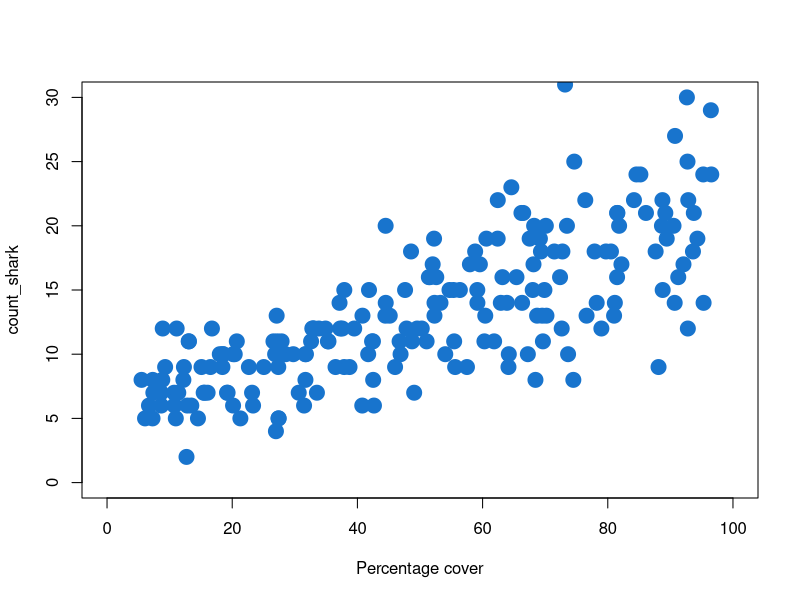
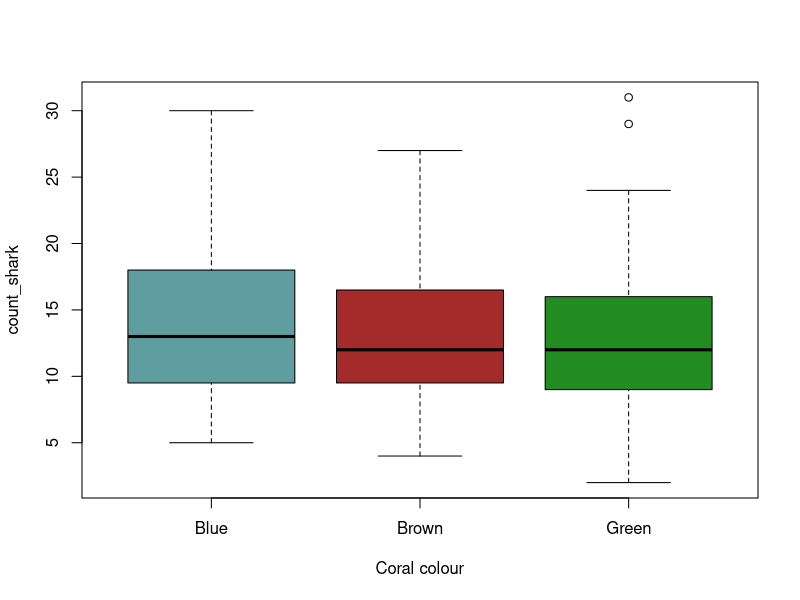
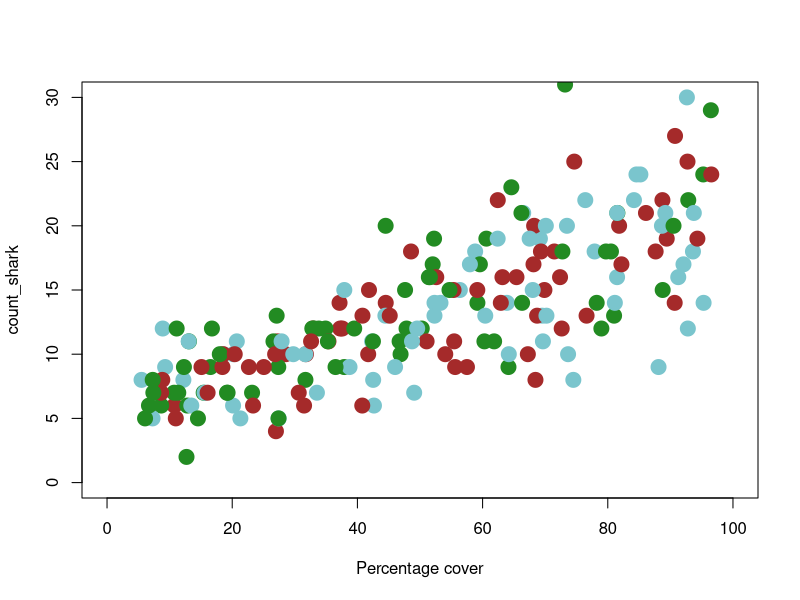
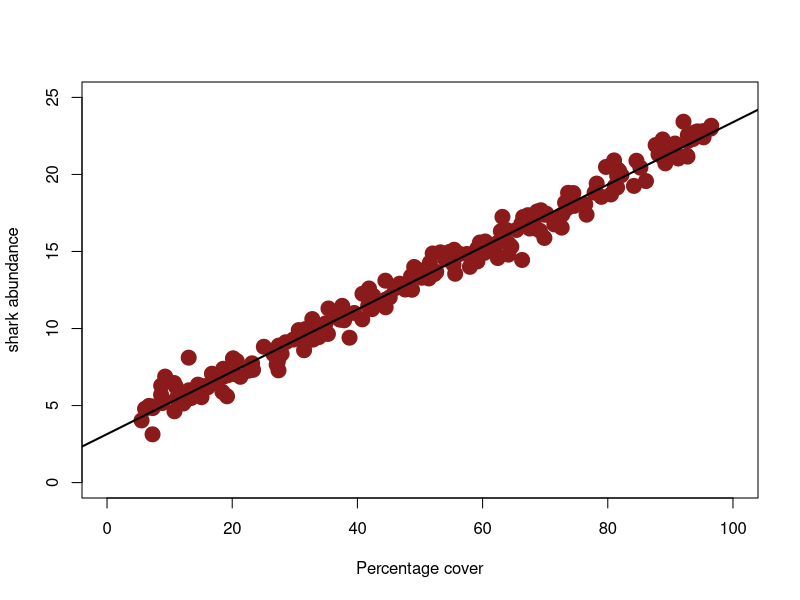
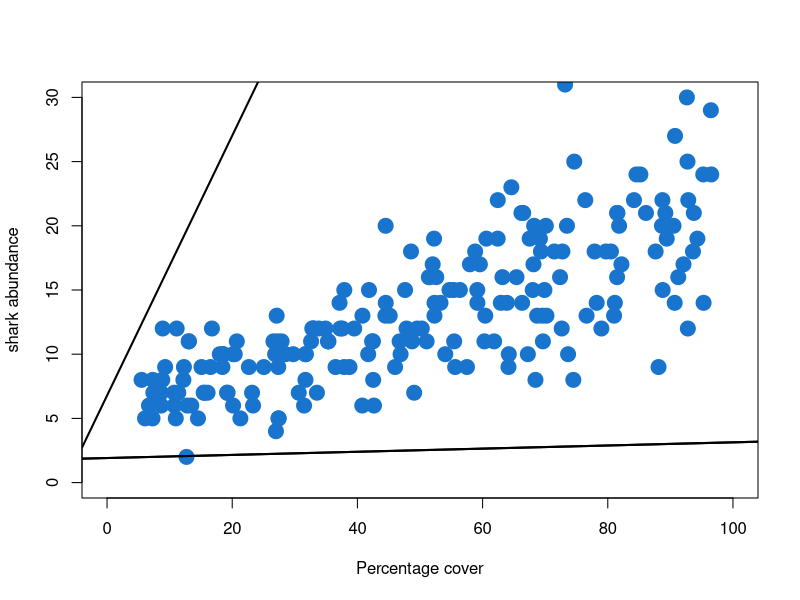
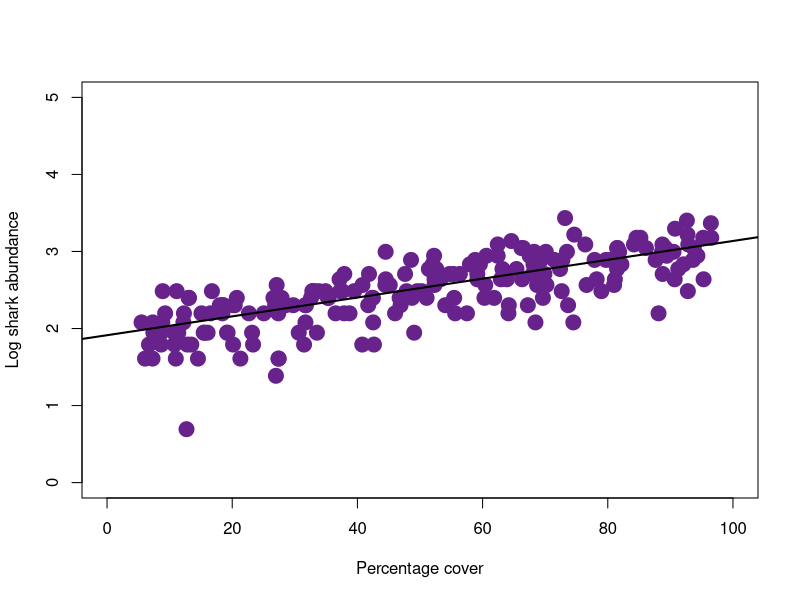
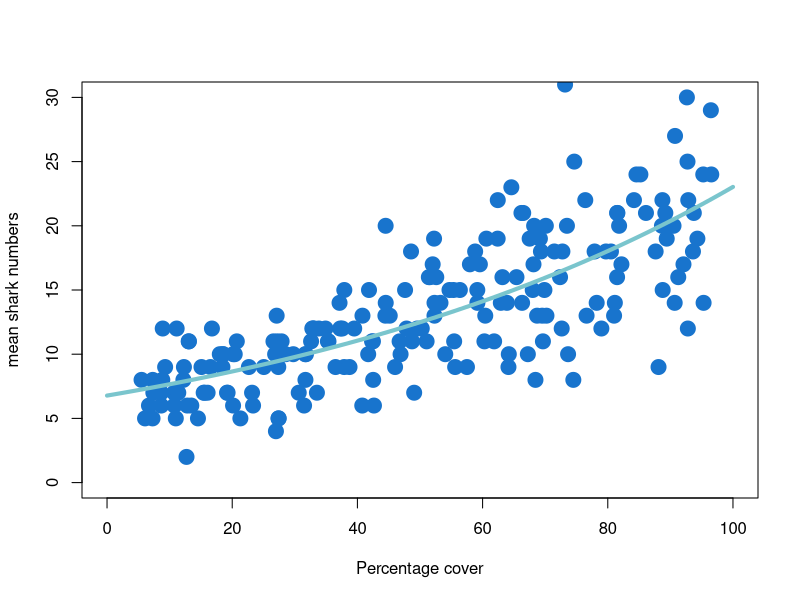
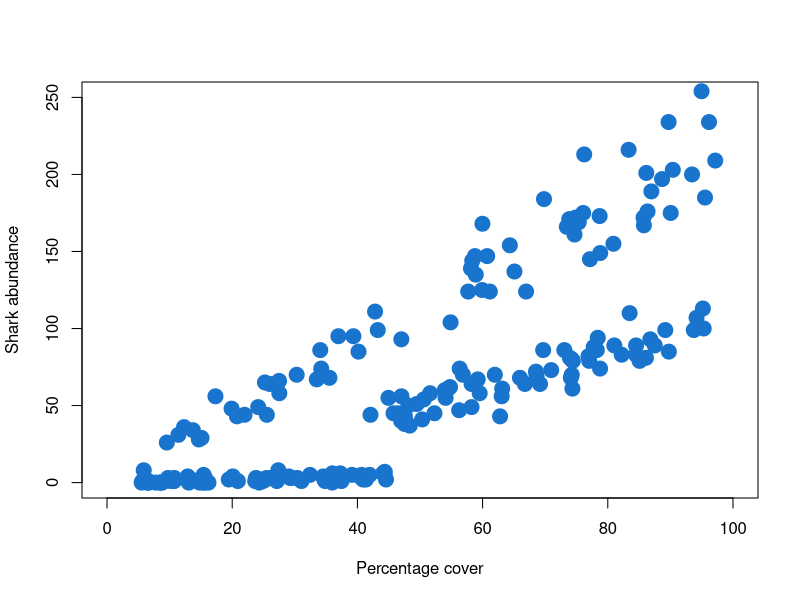

R code for these plots, in order:


#######################################################################################
#         Don't stare into the abyss - understanding what our models tell us          #
#            Neil Burns © 2022 - 23                                                   #
#######################################################################################


######################################################
#####           1. Script set up                 #####
######################################################

# clear everything in R session memory
rm(list=ls())

#library('gamm4') 
#library('lme4')
library('MASS')
#library('rethinking')

########################################################
#####           2. Example 1, Sharks and coral      ####
########################################################

#### normally you would gather the data in the field and bring it into R in a .csv file as above #####
### developing modeled, toy examples like the one below means we know exactly what we should get back
### so we can test our models to see if they are doing what we expect them to do


set.seed(67) ## makes sure we all generate the same set of numbers every time

samps<- 201

perc_cov<- runif(samps, 5, 98)
cor_col<- rep(c('Brown', 'Blue', 'Green'), length.out=samps)

shark_perH<- rnorm(samps, mean=perc_cov*(runif(1, 0.1, 0.3)), sd=rnorm(1, 0.7, 0.01))+ rpois(1,5)

count_shark<- rpois(samps, lambda = perc_cov*(runif(1, 0.01, 0.2))+ rpois(1,5))


dat<- data.frame('perc_cov'=as.numeric(perc_cov), 'count_shark'=as.integer(count_shark), 'shark_per_h'=as.numeric(shark_perH), 
                 'cor_col'=as.factor(cor_col))



####################################
### Understand your data        ####
####################################  

head(dat)
str(dat)
summary(dat)

plot(count_shark~ perc_cov, data=dat,  xlim=c(0,100), ylim=c(0,30), pch=19, col='dodgerblue3',
     cex=2, xlab='Percentage cover', ylab='count_shark')

plot(dat$cor_col, dat$count_shark, xlab='Coral colour', ylab='count_shark', col=c('cadetblue','brown','forestgreen'))

cols=c('cadetblue3','brown','forestgreen')
plot(count_shark~ perc_cov, data=dat,  xlim=c(0,100), ylim=c(0,30), pch=19, col=cols[dat$cor_col],
     cex=2, xlab='Percentage cover', ylab='count_shark')


##################################
### Model selection           ####
################################## 

mod1.p<- glm(count_shark ~ perc_cov + cor_col + perc_cov:cor_col, 
           data=dat, family=poisson(link = "log"))

mod2.p<- glm(count_shark~ perc_cov + cor_col, data=dat, family=poisson(link = "log")) 
### NB be explicit about link function - for teaching bit below

AIC(mod1.p, mod2.p)

summary(mod2.p)

mod3.p<- glm(count_shark~ perc_cov, data=dat, family=poisson(link = "log"))

AIC(mod2.p,mod3.p)

summary(mod3.p)


mod_null.p<- glm(count_shark ~ 1, data=dat, family=poisson(link = "log"))

AIC(mod3.p, mod_null.p)


###################################
### Understand the model       ####
################################### 



##### if it is a Gaussian
mod3<- glm(shark_per_h~ perc_cov, data=dat, family=gaussian)


plot(shark_per_h~ perc_cov, data=dat,  xlim=c(0,100), ylim=c(0,25), pch=19, col='firebrick4',
     cex=2, xlab='Percentage cover', ylab='shark abundance')

abline(mod3, lwd=2)



#### but its Poisson
plot(count_shark~ perc_cov, data=dat,  xlim=c(0,100), ylim=c(0,30), pch=19, col='dodgerblue3',
     cex=2, xlab='Percentage cover', ylab='shark abundance')
summary(mod3.p)
coef(mod3.p)

abline(mod3.p, lwd=2, untf=F)

intercept<- (coef(mod3.p)[[1]])
slope<- (coef(mod3.p)[[2]])

abline(a=intercept, b=slope, lwd=2)


intercept<- exp(coef(mod3.p)[[1]])
slope<- exp(coef(mod3.p)[[2]])


abline(a=intercept, b=slope, lwd=2, untf=T)



plot(log(count_shark)~ perc_cov, data=dat,  xlim=c(0,100), ylim=c(0,5), pch=19, col='darkorchid4',
     cex=2, xlab='Percentage cover', ylab='Log shark abundance')

abline(mod3.p, lwd=2, untf=F)

##### A better solution which always works is to predict from the model, within the data range

Neils_new_dat<- data.frame(perc_cov= c(0:100))
head(Neils_new_dat)

preds<- predict(mod3.p, newdata = Neils_new_dat, type='response' )


plot(count_shark~ perc_cov, data=dat,  xlim=c(0,100), ylim=c(0,30), pch=19, col='dodgerblue3',
     cex=2, xlab='Percentage cover', ylab='mean shark numbers')

lines(Neils_new_dat$perc_cov,  preds, lwd=4, col='cadetblue3')

                         


###############################################################
#####           3. Example 2, Sharks and coral, again      ####
###############################################################

set.seed(666)

samps.b<- 201/3
perc_cov<-NA
perc_cov1<- runif(samps.b, 5, 45)
perc_cov2<- runif(samps.b, 5, 98)
perc_cov3<- runif(samps.b, 42, 98)
perc_cov<- c(perc_cov1,perc_cov2,perc_cov3)


cor_col<- rep(c('Brown', 'Blue', 'Green'), each=samps.b)
sharks<- NA
for(i in 1:samps.b){
    sharks[i]<- rpois(1, lambda = perc_cov[i]*(runif(1, 0.09, 0.1)))
}
for(j in 68:(69+samps.b)){
    sharks[j]<- rpois(1, lambda = perc_cov[j]*(runif(1, 2, 2.51)))
}
for(k in (69+samps.b):201){
    sharks[k]<- rpois(1, lambda = perc_cov[k]*(runif(1, 1, 1.1)))
}

dat2 <- data.frame(perc_cov, cor_col=as.factor(cor_col), sharks=sharks)


####################################
### Understand your data 2      ####
####################################  

head(dat2)
str(dat2)


plot(sharks~ perc_cov, data=dat2,  xlim=c(0,100), ylim=c(0,250), pch=19, col='dodgerblue3',
     cex=2, xlab='Percentage cover', ylab='Shark abundance')

plot(dat2$cor_col, dat2$sharks, xlab='Coral colour', ylab='Shark abundance', col=c('cadetblue','brown','forestgreen'))

cols=c('cadetblue3','brown','forestgreen')
plot(sharks~ perc_cov, data=dat2,  xlim=c(0,100), ylim=c(0,250), pch=19, col=cols[dat2$cor_col],
     cex=2, xlab='Percentage cover', ylab='Shark abundance')


##################################
### Model selection 2         ####
################################## 



mod1.p<- glm(sharks ~ perc_cov + cor_col + perc_cov:cor_col, 
             data=dat2, family=poisson)

mod2.p<- glm(sharks~ perc_cov + cor_col, data=dat2, family=poisson)

AIC(mod1.p, mod2.p)

summary(mod1.p)

    #########################################
    # Discuss counterfactuals for factors  ##
    #########################################


#################################################
### Use prediction to understand the model   ####
################################################# 


Neils_new_dat2<- data.frame(expand.grid(cor_col=levels(dat$cor_col), perc_cov= c(0:100)))

head(Neils_new_dat2)

preds.eg<- predict(mod1.p, newdata = Neils_new_dat2, type='response' )
head(preds.eg)

################ adding error/confidence intervals ####################

preds<- data.frame(predict(mod1.p, newdata = Neils_new_dat2, type='response', se.fit = TRUE ))
head(preds)

# make upper and lower CI
up<- preds$fit+(preds$se.fit*1.96)
lo<- preds$fit-(preds$se.fit*1.96)


## attach all the data - makes it easier to do graphing later
pred.dat<- cbind(preds, up, lo, Neils_new_dat2)
head(pred.dat)


###################################################################################################################
#### Counterfactual effect of coral cover on shark abundance in the three different coral colour scenarios   ######
###################################################################################################################


blues<- subset(pred.dat, pred.dat$cor_col=='Blue')
browns<- subset(pred.dat, pred.dat$cor_col=='Brown')
greens<- subset(pred.dat, pred.dat$cor_col=='Green')


plot(fit~perc_cov, data=blues, type='n', xlim=c(0,100), ylim=c(0,250), ylab='Counterfactual shark abundance', xlab= 'Manipulated coral percentage cover')

lines(fit~perc_cov, data=blues, type='l', col='cadetblue3', lwd=3)
lines(up~perc_cov, data=blues, type='l', col='cadetblue3', lwd=1.5, lty=2)
lines(lo~perc_cov, data=blues, type='l', col='cadetblue3', lwd=1.5, lty=2)

lines(fit~perc_cov, data=browns, type='l', col='brown', lwd=3)
lines(up~perc_cov, data=browns, type='l', col='brown', lwd=1.5, lty=2)
lines(lo~perc_cov, data=browns, type='l', col='brown', lwd=1.5, lty=2)

lines(fit~perc_cov, data=greens, type='l', col='forestgreen', lwd=3)
lines(up~perc_cov, data=greens, type='l', col='forestgreen', lwd=1.5, lty=2)
lines(lo~perc_cov, data=greens, type='l', col='forestgreen', lwd=1.5, lty=2)
head(dat2)

cols=c('cadetblue3','brown','forestgreen')
points(sharks~perc_cov, data=dat2, col=cols[as.factor(dat2$cor_col)], pch=19)


                        #########################################
                        # Discuss EG 3 and counterfactuals  #####
                        #########################################



##################################################
######### 4. Example 3. Shark survival   #########
##################################################
set.seed(8)
## Model survivorship among different lengths of sharks which occur at different densities
co.m<- matrix(data=c(0.3697,0.1002, 0.2002,0.849), nrow = 2, ncol = 2)
n=200
s.survival<- data.frame(mvrnorm(n, mu= c(4,8), Sigma=co.m))
names(s.survival)<- c('density', 'length')

surv<- (s.survival$density*(1/s.survival$length))/max(s.survival$density*(1/s.survival$length))
s.survival<- cbind(s.survival, surv)


##############################
### Understand the data  #####
##############################

head(s.survival)

plot(surv~length, data=s.survival,ylim=c(0,1.2), col='darkorchid4', pch=19, cex=1.5, ylab=c('Shark survival'), xlab=c('Shark density'))
plot(surv~density,data=s.survival, ylim=c(0,1.2),col='dodgerblue4', pch=19, cex=1.5, ylab=c('Shark survival'), xlab=c('Shark length'))


###################################################
### Fit the model and make predictions        #####
###################################################


modA<- glm(surv~length+density+ length:density, data=s.survival, family=gaussian) ## there are some clear problems in the residuals but we will run with this for the sake of the example

summary(modA)

modB<- glm(surv~length+density, data=s.survival, family=gaussian)
AIC(modA, modB)

## predictions

Neils_new_dat3<- data.frame(expand.grid(length=(5:10), density = c(1:6)))
head(Neils_new_dat3)

preds<- data.frame(predict(modA, newdata = Neils_new_dat3, type='response', se.fit = TRUE ))

head(preds)

# make upper and lower CI
up<- preds$fit+(preds$se.fit*1.96)
lo<- preds$fit-(preds$se.fit*1.96)


## attach all the data - makes it easier to do graphing later
pred.dat<- cbind(preds, up, lo, Neils_new_dat3)
head(pred.dat)


###############################################################
### Counterfactuals to understand the combined, interacting ###
### effects of length and density on shark survival         ###
###############################################################

# makes sense to explore survival for different sized sharks at mid, high and low densities
# and to explore the effect of density on small or big sharks


####### effect of length on survival, holding densities at mid, low and high, values

at.mid.dens<- subset(pred.dat, pred.dat$density== 4)
at.lo.dens<- subset(pred.dat, pred.dat$density== 3)
at.hi.dens<- subset(pred.dat, pred.dat$density== 5)


plot(fit~length, data=at.mid.dens, type='n', xlim=c(5,10), ylim=c(0.3,1.1), ylab='Counterfactual shark survival',
     xlab= 'Manipulated shark length')
points(surv~length, data=s.survival, col='grey45', pch=19)

lines(fit~length, data=at.mid.dens, col='cadetblue3', lwd=3)
lines(up~length, data=at.mid.dens, type='l', col='cadetblue3', lwd=1.5, lty=2)
lines(lo~length, data=at.mid.dens, type='l', col='cadetblue3', lwd=1.5, lty=2)


lines(fit~length, data=at.hi.dens, col='cadetblue4', lwd=3)
lines(up~length, data=at.hi.dens, type='l', col='cadetblue4', lwd=1.5, lty=2)
lines(lo~length, data=at.hi.dens, type='l', col='cadetblue4', lwd=1.5, lty=2)

lines(fit~length, data=at.lo.dens, col='cadetblue2', lwd=3)
lines(up~length, data=at.lo.dens, type='l', col='cadetblue2', lwd=1.5, lty=2)
lines(lo~length, data=at.lo.dens, type='l', col='cadetblue2', lwd=1.5, lty=2)



#################### effects of density, holding length to small and large ################

at.short<- subset(pred.dat, pred.dat$length== 7)
at.long<- subset(pred.dat, pred.dat$length== 9)


plot(fit~density, data=at.short, type='n', xlim=c(1.5,6), ylim=c(0.3,1.0), ylab='Counterfactual shark survival',
     xlab= 'Manipulated shark density')
points(surv~density, data=s.survival, col='grey45', pch=19)

lines(fit~density, data=at.short, col='firebrick1', lwd=3)
lines(up~density, data=at.short, type='l', col='firebrick1', lwd=1.5, lty=2)
lines(lo~density, data=at.short, type='l', col='firebrick1', lwd=1.5, lty=2)


lines(fit~density, data=at.long, col='firebrick', lwd=3)
lines(up~density, data=at.long, type='l', col='firebrick', lwd=1.5, lty=2)
lines(lo~density, data=at.long, type='l', col='firebrick', lwd=1.5, lty=2)
